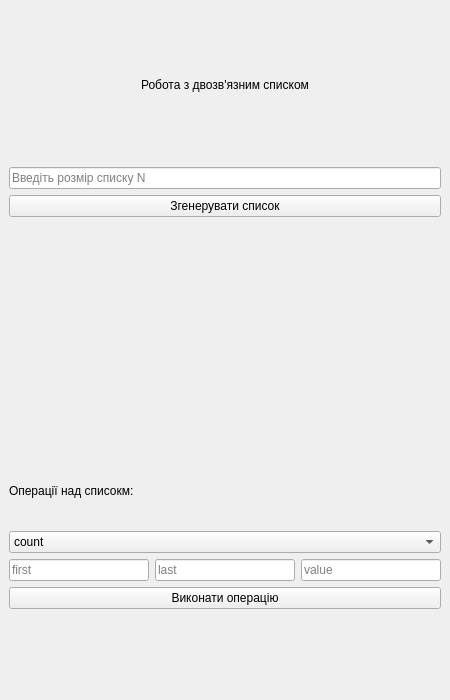
<?xml version="1.0" encoding="UTF-8"?>
<ui version="4.0">
 <class>MainWindow</class>
 <widget class="QMainWindow" name="MainWindow">
  <property name="geometry">
   <rect>
    <x>0</x>
    <y>0</y>
    <width>450</width>
    <height>700</height>
   </rect>
  </property>
  <property name="windowTitle">
   <string>MainWindow</string>
  </property>
  <widget class="QWidget" name="centralwidget">
   <layout class="QVBoxLayout" name="verticalLayout_4" stretch="2,2,3,2,1">
    <item>
     <widget class="QLabel" name="title">
      <property name="text">
       <string>Робота з двозв'язним списком</string>
      </property>
      <property name="alignment">
       <set>Qt::AlignmentFlag::AlignCenter</set>
      </property>
     </widget>
    </item>
    <item>
     <layout class="QVBoxLayout" name="verticalLayout_3">
      <item>
       <widget class="QLineEdit" name="input_size">
        <property name="styleSheet">
         <string notr="true"/>
        </property>
        <property name="text">
         <string/>
        </property>
        <property name="placeholderText">
         <string>Введіть розмір списку N</string>
        </property>
        <property name="clearButtonEnabled">
         <bool>true</bool>
        </property>
       </widget>
      </item>
      <item>
       <widget class="QPushButton" name="pushButton_create_list">
        <property name="text">
         <string>Згенерувати список</string>
        </property>
       </widget>
      </item>
     </layout>
    </item>
    <item>
     <widget class="QLabel" name="label_result_list">
      <property name="maximumSize">
       <size>
        <width>16777215</width>
        <height>16777215</height>
       </size>
      </property>
      <property name="text">
       <string/>
      </property>
      <property name="alignment">
       <set>Qt::AlignmentFlag::AlignCenter</set>
      </property>
     </widget>
    </item>
    <item>
     <layout class="QVBoxLayout" name="verticalLayout_2">
      <item>
       <layout class="QVBoxLayout" name="verticalLayout">
        <item>
         <widget class="QLabel" name="select_operation">
          <property name="text">
           <string>Операції над списокм:</string>
          </property>
         </widget>
        </item>
        <item>
         <widget class="QComboBox" name="comboBox_select_operation">
          <item>
           <property name="text">
            <string>count</string>
           </property>
          </item>
          <item>
           <property name="text">
            <string>reverse</string>
           </property>
          </item>
          <item>
           <property name="text">
            <string>iter_swap</string>
           </property>
          </item>
         </widget>
        </item>
       </layout>
      </item>
      <item>
       <layout class="QHBoxLayout" name="horizontalLayout_inputs">
        <item>
         <widget class="QLineEdit" name="input_first">
          <property name="text">
           <string/>
          </property>
          <property name="placeholderText">
           <string>first</string>
          </property>
         </widget>
        </item>
        <item>
         <widget class="QLineEdit" name="input_last">
          <property name="placeholderText">
           <string>last</string>
          </property>
         </widget>
        </item>
        <item>
         <widget class="QLineEdit" name="input_value">
          <property name="placeholderText">
           <string>value</string>
          </property>
         </widget>
        </item>
       </layout>
      </item>
      <item>
       <widget class="QPushButton" name="pushButton_execute_operation">
        <property name="text">
         <string>Виконати операцію</string>
        </property>
       </widget>
      </item>
     </layout>
    </item>
    <item>
     <widget class="QLabel" name="label_status">
      <property name="text">
       <string/>
      </property>
     </widget>
    </item>
   </layout>
  </widget>
 </widget>
 <resources/>
 <connections/>
</ui>
